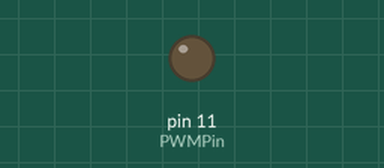
This sketch was run on a simulated Arduino Uno, built with avr-gcc and run on an emulated ATmega328P. On the bench: output pins drawn as LEDs (lit = HIGH).

Above: at 0.1 s.
Timing chart, 0 to 1.5 s (numbered marks = the images above):
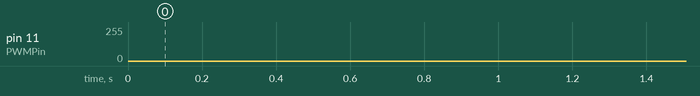

The sketch:

pwm_example.ino
```cpp
int PWMPin = 11;

void setup() {
  // put your setup code here, to run once:
  pinMode(PWMPin, OUTPUT);
}

void loop() {
  // put your main code here, to run repeatedly:
  for(int i = 0; i < 255; i++){
    analogWrite(PWMPin, i);
  }

  for(int i = 255; i >= 0; i--){
    analogWrite(PWMPin, i);
  }
  delay(100);
}
```
